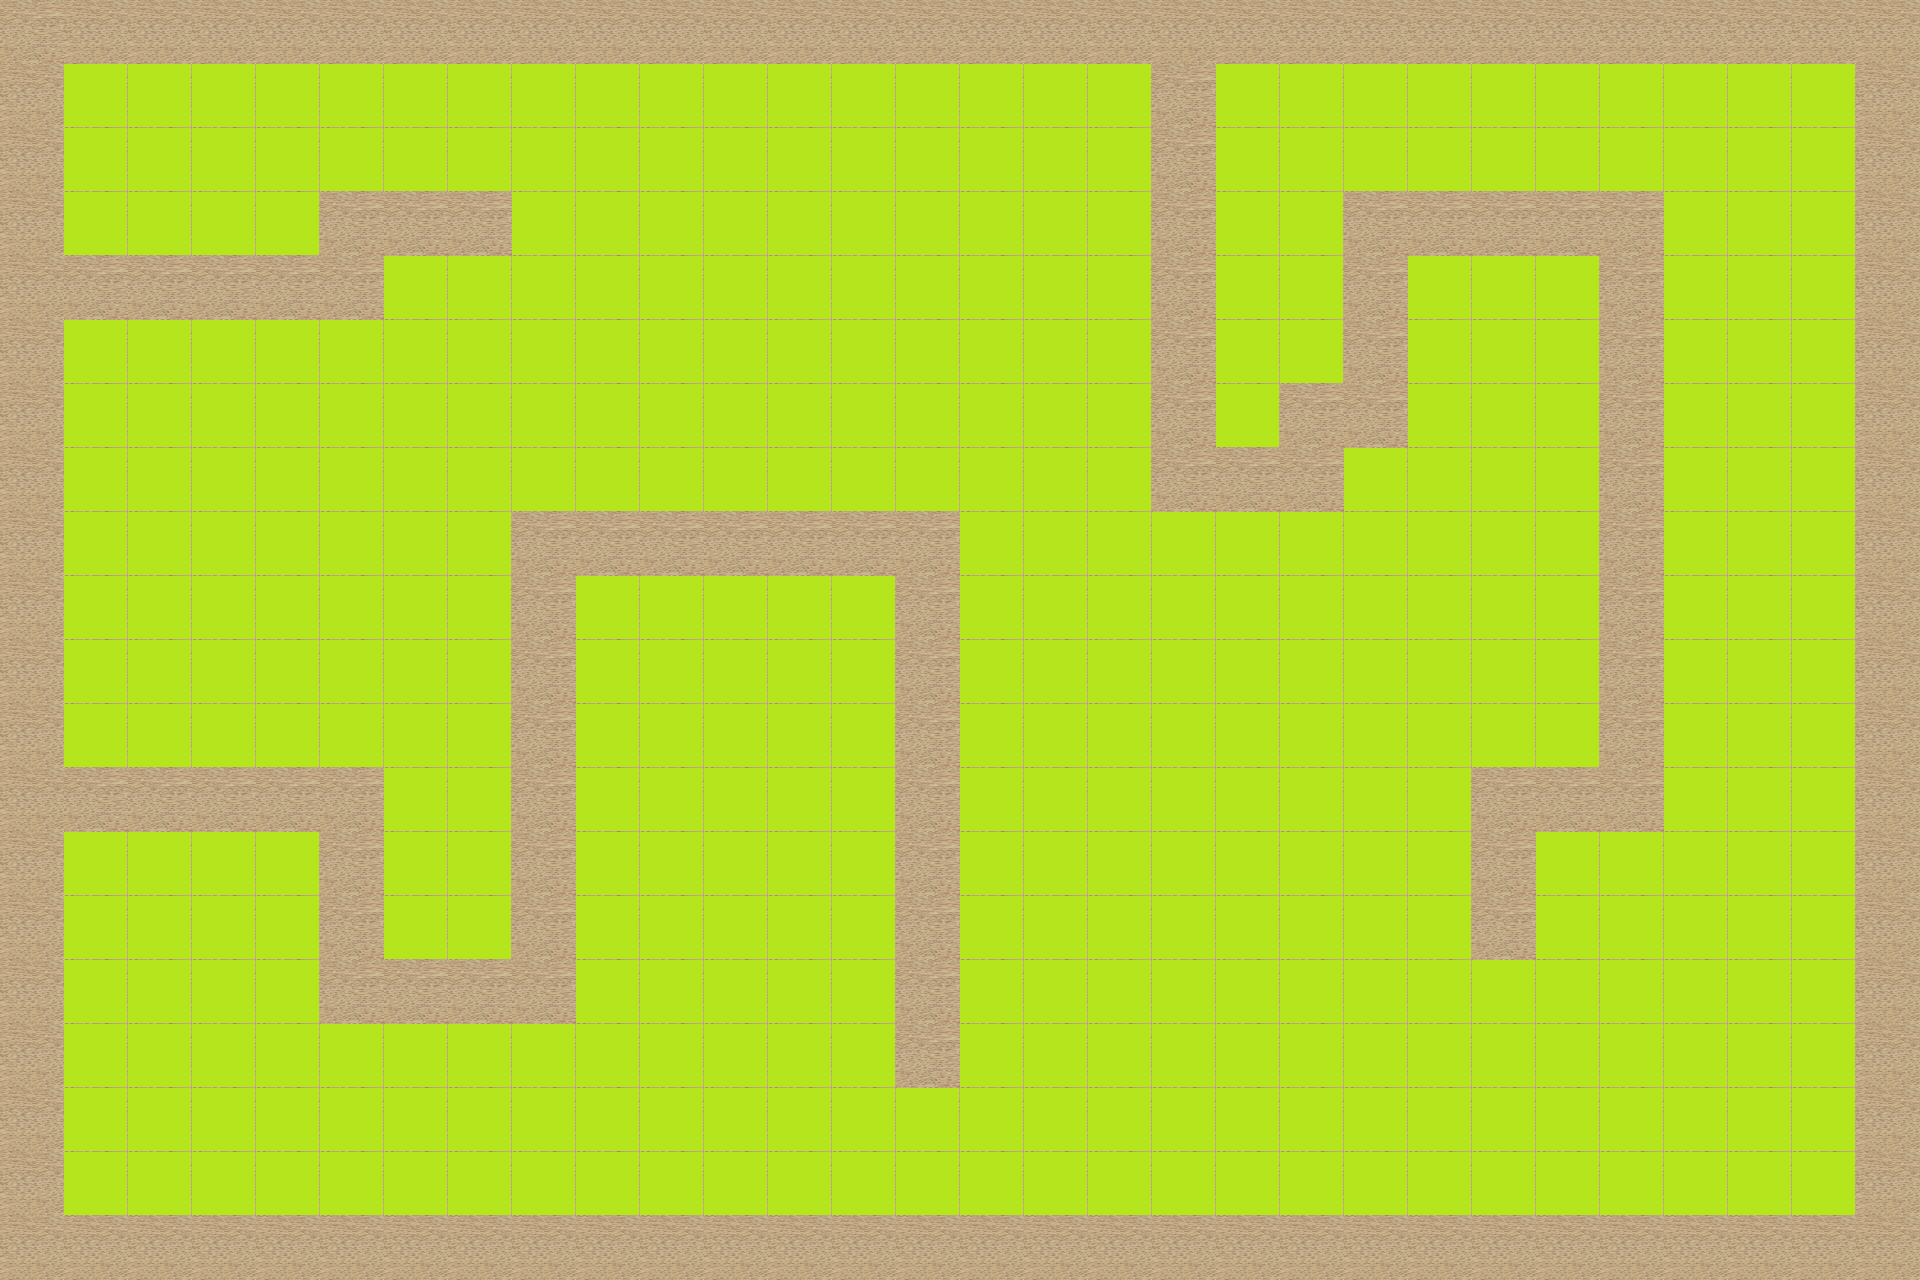

A 2D game scene composited from a Tiled map and its tileset images. What follows is a short description and the map's XML, with each tile layer's data collapsed to a summary:
An orthogonal 30x20 tile map with 64x64 px tiles, 1 tile layer (ForegroundPlatformLayer).

<map version="1.0" orientation="orthogonal" width="30" height="20" tilewidth="64" tileheight="64">
 <tileset firstgid="1" name="TopDownDesert" tilewidth="64" tileheight="64">
  <image source="TopDownDesert.png.png" width="640" height="400" />
 </tileset>
 <layer name="ForegroundPlatformLayer" width="30" height="20">
  <properties>
   <property name="collidable" value="true" />
  </properties>
  <data>[600 cells, 600 non-empty, 3 distinct tile ids]</data>
 </layer>
</map>
